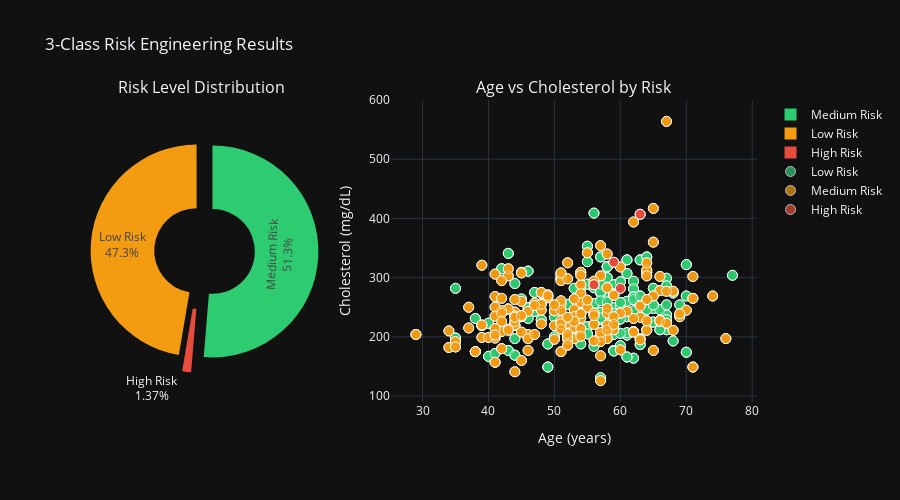

The notebook cell saved with this chart:
### Code cell
# Cell 3: 3-Class Risk Level Engineering
print("Creating 3-Class Risk Levels...")

# Create risk levels based on clinical thresholds
df['risk_level'] = df['target'].copy()

# Clinical thresholds for risk assessment
high_risk_mask = (
    (df['chol'] > 280) &
    (df['trestbps'] > 140) &
    (df['oldpeak'] > 2) &
    (df['age'] > 55)
)

medium_risk_mask = (
    ((df['chol'] > 240) | (df['trestbps'] > 130) | (df['oldpeak'] > 1.5)) &
    (df['target'] == 1) &
    (~high_risk_mask)
)

# Assign risk levels
df.loc[high_risk_mask, 'risk_level'] = 2
df.loc[medium_risk_mask, 'risk_level'] = 1

# Map to labels
risk_labels = {0: 'Low Risk', 1: 'Medium Risk', 2: 'High Risk'}
risk_colors = {0: '#2ecc71', 1: '#f39c12', 2: '#e74c3c'}
df['risk_label'] = df['risk_level'].map(risk_labels)

print("\nRisk Level Distribution:")
risk_dist = df['risk_label'].value_counts()
print(risk_dist)

# Enhanced visualization
fig = make_subplots(
    rows=1, cols=2,
    subplot_titles=['Risk Level Distribution', 'Age vs Cholesterol by Risk'],
    specs=[[{'type': 'pie'}, {'type': 'scatter'}]],
    column_widths=[0.4, 0.6]
)

# Pie chart
fig.add_trace(
    go.Pie(
        labels=risk_dist.index,
        values=risk_dist.values,
        hole=0.4,
        marker=dict(colors=[risk_colors[0], risk_colors[1], risk_colors[2]]),
        textinfo='percent+label',
        hoverinfo='label+percent+value',
        pull=[0.1, 0.05, 0.15]
    ),
    row=1, col=1
)

# Interactive scatter plot
for risk_level in [0, 1, 2]:
    risk_data = df[df['risk_level'] == risk_level]
    fig.add_trace(
        go.Scatter(
            x=risk_data['age'],
            y=risk_data['chol'],
            mode='markers',
            name=risk_labels[risk_level],
            marker=dict(
                size=10,
                color=risk_colors[risk_level],
                opacity=0.7,
                line=dict(width=1, color='white')
            ),
            hovertemplate='<b>%{text}</b><br>Age: %{x} years<br>Cholesterol: %{y} mg/dL<br>Risk: ' + risk_labels[risk_level] + '<extra></extra>',
            text=[f"Patient {i}" for i in risk_data.index]
        ),
        row=1, col=2
    )

fig.update_layout(
    height=500,
    showlegend=True,
    title_text="3-Class Risk Engineering Results",
    template="plotly_dark",
    hovermode='closest'
)

fig.update_xaxes(title_text="Age (years)", row=1, col=2)
fig.update_yaxes(title_text="Cholesterol (mg/dL)", row=1, col=2)
fig.show()

# Statistical summary
print("\nRisk Level Statistics:")
stats_df = df.groupby('risk_label').agg({
    'age': ['mean', 'std'],
    'chol': ['mean', 'std'],
    'trestbps': ['mean', 'std'],
    'oldpeak': ['mean', 'std']
}).round(2)
print(stats_df)

print("3-Class risk levels created with clinical logic")

### Figure 1 — Plotly figure (JSON) as saved in the notebook; plotly's stock layout.template omitted (floating-point values rounded to 4 significant figures; data arrays with more than 128 entries replaced by an {"elided": "..."} marker saying what was removed)
{"data": [{"domain": {"x": [0, 0.36], "y": [0, 1]}, "hole": 0.4, "hoverinfo": "label+percent+value", "labels": ["Medium Risk", "Low Risk", "High Risk"], "marker": {"colors": ["#2ecc71", "#f39c12", "#e74c3c"]}, "pull": [0.1, 0.05, 0.15], "textinfo": "percent+label", "type": "pie", "values": [526, 485, 14]}, {"hovertemplate": "<b>%{text}</b><br>Age: %{x} years<br>Cholesterol: %{y} mg/dL<br>Risk: Low Risk<extra></extra>", "marker": {"color": "#2ecc71", "line": {"color": "white", "width": 1}, "opacity": 0.7, "size": 10}, "mode": "markers", "name": "Low Risk", "text": {"elided": "485 str values"}, "type": "scatter", "x": {"elided": "485 int values"}, "xaxis": "x", "y": {"elided": "485 int values"}, "yaxis": "y"}, {"hovertemplate": "<b>%{text}</b><br>Age: %{x} years<br>Cholesterol: %{y} mg/dL<br>Risk: Medium Risk<extra></extra>", "marker": {"color": "#f39c12", "line": {"color": "white", "width": 1}, "opacity": 0.7, "size": 10}, "mode": "markers", "name": "Medium Risk", "text": {"elided": "526 str values"}, "type": "scatter", "x": {"elided": "526 int values"}, "xaxis": "x", "y": {"elided": "526 int values"}, "yaxis": "y"}, {"hovertemplate": "<b>%{text}</b><br>Age: %{x} years<br>Cholesterol: %{y} mg/dL<br>Risk: High Risk<extra></extra>", "marker": {"color": "#e74c3c", "line": {"color": "white", "width": 1}, "opacity": 0.7, "size": 10}, "mode": "markers", "name": "High Risk", "text": ["Patient 70", "Patient 122", "Patient 165", "Patient 175", "Patient 294", "Patient 303", "Patient 450", "Patient 481", "Patient 508", "Patient 571", "Patient 681", "Patient 685", "Patient 688", "Patient 889"], "type": "scatter", "x": [59, 60, 59, 56, 56, 60, 63, 63, 56, 60, 59, 63, 56, 63], "xaxis": "x", "y": [326, 282, 326, 288, 288, 282, 407, 407, 288, 282, 326, 407, 288, 407], "yaxis": "y"}], "layout": {"annotations": [{"font": {"size": 16}, "showarrow": false, "text": "Risk Level Distribution", "x": 0.18, "xanchor": "center", "xref": "paper", "y": 1, "yanchor": "bottom", "yref": "paper"}, {"font": {"size": 16}, "showarrow": false, "text": "Age vs Cholesterol by Risk", "x": 0.73, "xanchor": "center", "xref": "paper", "y": 1, "yanchor": "bottom", "yref": "paper"}], "height": 500, "hovermode": "closest", "showlegend": true, "title": {"text": "3-Class Risk Engineering Results"}, "xaxis": {"anchor": "y", "domain": [0.46, 1], "title": {"text": "Age (years)"}}, "yaxis": {"anchor": "x", "domain": [0, 1], "title": {"text": "Cholesterol (mg/dL)"}}}}
